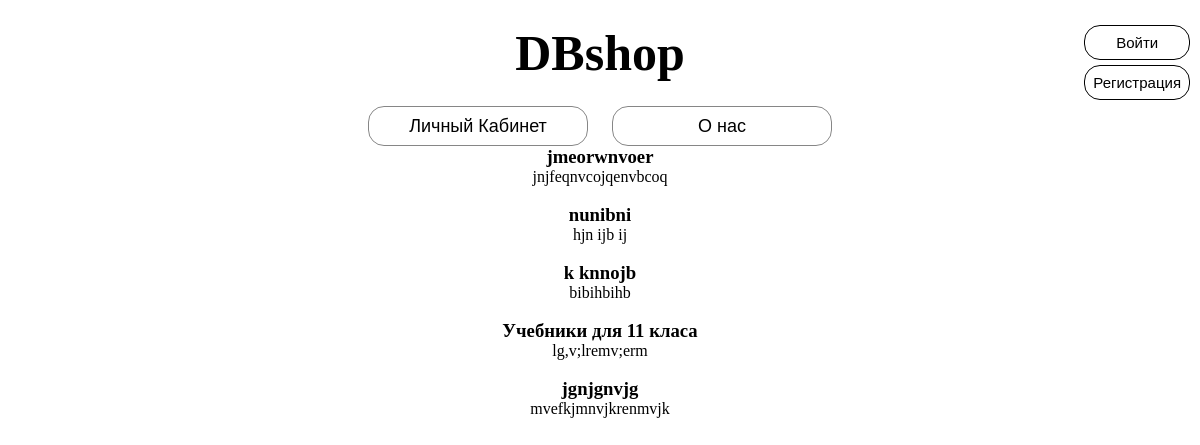
The app's page /, older data.
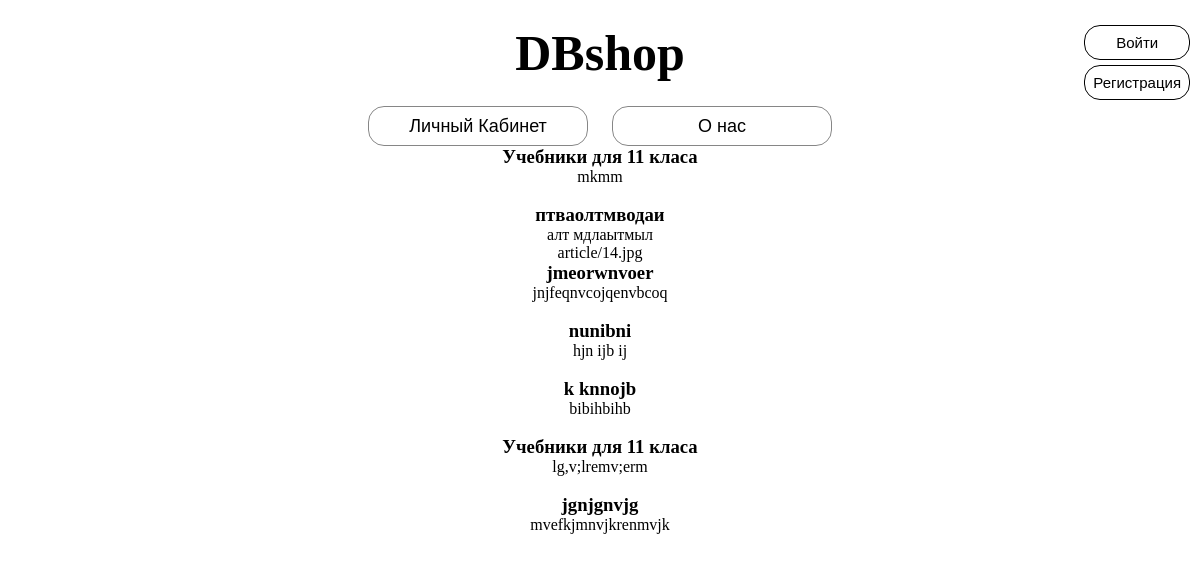
The same page, newer data.
### main/models.py (models this page shows, shortened)
class Task(models.Model):
    title = models.CharField('Название', max_length=60)
    task = models.TextField('Описание')
    img = models.ImageField("Картинка", upload_to='article', blank=True, null=True, default=None)
    class Meta:
        verbose_name = "Задача"

### main/views.py (the view)
def index(request):
    tasks = Task.objects.order_by('-id')
    return render(request, 'main/index.html', {'title': 'Главная страница', 'tasks': tasks})

### main/templates/main/index.html
{% extends 'main/base.html' %}
{% block content %}
    {% if tasks %}
        {% for el in tasks %}
            <div class="alert alert-warning mt-2">
                <h3>{{ el.title }}</h3>
                <p>{{ el.task }}</p>
                <img>{{ el.img }}</img>
            </div>
        {% endfor %}
    {% else %}
        <p> pain </p>
    {% endif %}
{% endblock %}

### main/templates/main/base.html (shortened to what this page needs)
<!doctype html>
<html lang="ru">
<head>
</head>
<body>
{% if not user.is_authenticated %}
<div class="btnReglog">
    <button class="btnLogin"><a href="{% url 'log' %}">Войти</a></button>
    <button class="btnReg"><a href="{% url 'register' %}">Регистрация</a></button>
    </div>
{% else %}
<a href="{% url 'logout' %}">выйти</a>
{% endif %}
    <h1> DBshop </h1>
    <div class="buttonGroupNav">
        <button ><a href="{% url 'acc' %}">Личный Кабинет</a></button>
        <button>О нас</button>
    </div>
<div class="conteiner">
   {% block content %}{% endblock %}
</div>
</body>
</html>

### main/templates/main/base.html (style rules this page uses)
* { margin:0 ; padding:0 ; }
button { cursor: pointer; }
.btnReglog { position: absolute; top:10px; right: 10px; display: flex; flex-direction: column; color: black; }
.btnLogin { border: 1px solid; background-color: rgba(0, 0, 0, 0); border-color: rgb(0, 0, 0); border-radius: 16px; padding: 8px; font-size: 15px; margin-bottom: 5px; margin-top:15px; transition:.5s; }
.btnLogin > a { color: black; }
.btnReg { font-size: small; background-color: rgba(0, 0, 0, 0); border-color: rgb(0, 0, 0); border-radius: 16px; padding: 8px; font-size: 15px; transition:.5s; border: 1px solid; }
.btnReg > a { color: black; }
body { text-align: center; background - color: (255, 255, 255); background-size: cover; background-repeat: no-repeat; background-attachment: fixed; width: 100%; height: 700px; left: 60%; }
h1 { line-height: 106px; font-size: 50px; }
.buttonGroupNav { text-align: center; }
.buttonGroupNav > button { font-size: 18px; margin: top 5px; text-align: center; border-radius:16px; border: 1px solid rgba(0, 0, 0, 0.473); width:150px; height: 40px; width: 220px; height: 40px; margin-left: 10px; margin-right: 10px; background-color:rgba(255, 0, 0, 0) ; transition:0.5s; }
a { text-decoration:none; color:black; }

Row changes from the older to the newer data that the page shows:
added Task: title "Учебники для 11 класа", task "mkmm"
added Task: title "птваолтмводаи", task "алт мдлаытмыл", img "article/14.jpg"
